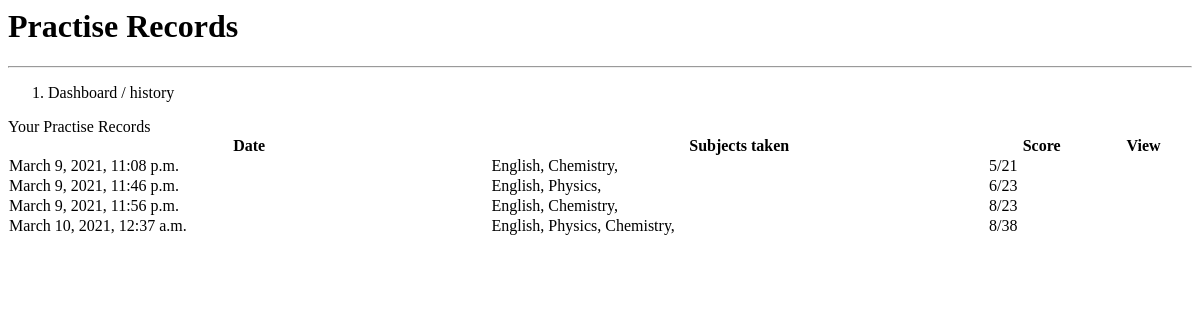
/records (signed in), run on an earlier commit of the app's database.
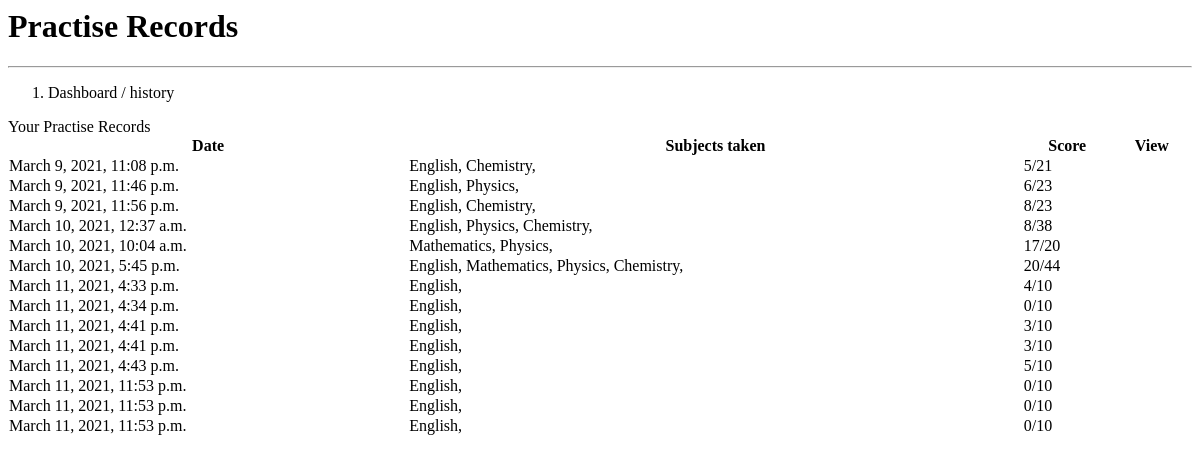
And on a later commit of the database.
### practise/models.py (models this page shows, shortened)
class TestLogs(models.Model):
    Uid = models.CharField(max_length=10, blank=False, null=False)
    total_score_gotten = models.CharField(max_length=10, blank=True, null=True)
    total_max_score = models.CharField(max_length=10, blank=True, null=True)
    date_taken = models.DateTimeField(auto_now_add=True, auto_now=False)
    class Meta:
        ordering = ('date_taken')
    class Meta:
        db_table = "testLog_tb"
        verbose_name = "Test Log"
        verbose_name_plural = "Test Logs"

class TestScripts(models.Model):
    subject = models.ForeignKey(Subjects, on_delete=models.CASCADE)
    data = models.TextField()
    score = models.CharField(max_length=50)
    max_score = models.CharField(max_length=50)
    log = models.ForeignKey(TestLogs, on_delete=models.CASCADE)
    def calculatePercent(self):
        sc = TestScripts.objects.get(log=self.log, subject=self.subject)
        return (int(sc.score) / int(sc.log.total_max_score))
    percent = property(calculatePercent)
    class Meta:
        db_table = "testScripts_tb"
        verbose_name = "Test Script"
        verbose_name_plural = "Test Scripts"

class Subjects(models.Model):
    code = models.CharField(max_length=20)
    name = models.CharField(max_length=100)
    short_name = models.CharField(max_length=30)
    date_added = models.DateTimeField(auto_now_add=False, auto_now=True)
    class Meta:
        ordering = ('date_added')
    class Meta:
        db_table = "Subjects_tb"
        verbose_name = "Subject"
        verbose_name_plural = "Subjects"

### account/views.py (the view)
# urls.py: path("records", views.records, name="records"),
def records(request):
    try:
        userID = request.session['GenieUser']
    except:
        return redirect('login')
    user = Genie_Users.objects.get(id=userID)
    record_logs = TestLogs.objects.filter(Uid=user.id)
    return render(request, "dashboard/records.html", {'user':user,'records':record_logs})

### templates/dashboard/records.html (shortened to what this page needs)
<h1 class="mt-4">Practise Records</h1>
<hr>
<nav aria-label="breadcrumb" class="main-breadcrumb">
    <ol class="breadcrumb mb-4">
        <li class="breadcrumb-item active">Dashboard / history</li>
    </ol>
</nav>
<div class="card mb-4">
    <div class="card-header">
         Your Practise Records
    </div>
    <div class="card-body">
        <div class="table-responsive">
            <table class="table table-bordered" id="dataTable" width="100%" cellspacing="0">
                <thead>
                    <tr>
                        <th>Date</th>
                        <th>Subjects taken</th>
                        <th>Score</th>
                        <th>View</th>
                    </tr>
                </thead>
                <tbody>
                    {% for record in records %}
                    <tr>
                        <td>{{record.date_taken}}</td>
                        <td>{% for sub in record.testscripts_set.all %}{{sub.subject.name}}, {% endfor %}</td>
                        <td>{{record.total_score_gotten}}/{{record.total_max_score}}</td>
                        <td><a href="javascript: window.location.href='/practise/result?t={{record.id}}'" class="btn btn-primary"></a></td>
                    </tr>
                    {% endfor %}
                </tbody>
            </table>
        </div>
    </div>
</div>

What changed in the data, as far as the page shows it:
added TestLogs: date_taken "March 10, 2021, 10:04 a.m.", total_score_gotten "17", total_max_score "20"
added TestScripts: subject.name "Mathematics", shown under "March 10, 2021, 10:04 a.m."
added TestScripts: subject.name "Physics", shown under "March 10, 2021, 10:04 a.m."
added TestLogs: date_taken "March 10, 2021, 5:45 p.m.", total_score_gotten "20", total_max_score "44"
added TestScripts: subject.name "English", shown under "March 10, 2021, 5:45 p.m."
added TestScripts: subject.name "Mathematics", shown under "March 10, 2021, 5:45 p.m."
added TestScripts: subject.name "Physics", shown under "March 10, 2021, 5:45 p.m."
added TestScripts: subject.name "Chemistry", shown under "March 10, 2021, 5:45 p.m."
added TestLogs: date_taken "March 11, 2021, 4:33 p.m.", total_score_gotten "4", total_max_score "10"
added TestScripts: subject.name "English", shown under "March 11, 2021, 4:33 p.m."
added TestLogs: date_taken "March 11, 2021, 4:34 p.m.", total_score_gotten "0", total_max_score "10"
added TestScripts: subject.name "English", shown under "March 11, 2021, 4:34 p.m."
added TestLogs: date_taken "March 11, 2021, 4:41 p.m.", total_score_gotten "3", total_max_score "10"
added TestScripts: subject.name "English", shown under "March 11, 2021, 4:41 p.m."
added TestLogs: date_taken "March 11, 2021, 4:41 p.m.", total_score_gotten "3", total_max_score "10"
added TestScripts: subject.name "English", shown under "March 11, 2021, 4:41 p.m."
added TestLogs: date_taken "March 11, 2021, 4:43 p.m.", total_score_gotten "5", total_max_score "10"
added TestScripts: subject.name "English", shown under "March 11, 2021, 4:43 p.m."
added TestLogs: date_taken "March 11, 2021, 11:53 p.m.", total_score_gotten "0", total_max_score "10"
added TestScripts: subject.name "English", shown under "March 11, 2021, 11:53 p.m."
added TestLogs: date_taken "March 11, 2021, 11:53 p.m.", total_score_gotten "0", total_max_score "10"
added TestScripts: subject.name "English", shown under "March 11, 2021, 11:53 p.m."
added TestLogs: date_taken "March 11, 2021, 11:53 p.m.", total_score_gotten "0", total_max_score "10"
added TestScripts: subject.name "English", shown under "March 11, 2021, 11:53 p.m."
